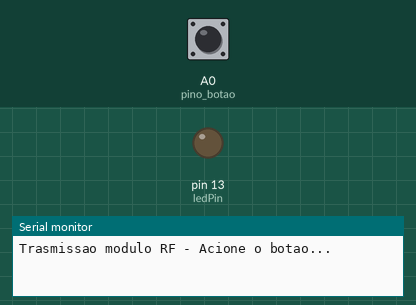
This sketch was run on a simulated Arduino Uno, built with avr-gcc and run on an emulated ATmega328P. Parts: output pins drawn as LEDs (lit = HIGH), the last lines printed to the serial monitor. Dashed ring = blinking. The inputs (shaded band) are chosen by the test bench; at power-on: A0 (pino_botao) HIGH. No radio packets arrive unless stated.

Above: at 1.2 s.
1.3 s: A0 (pino_botao) pulled LOW for 1 s
At 1.7 s:
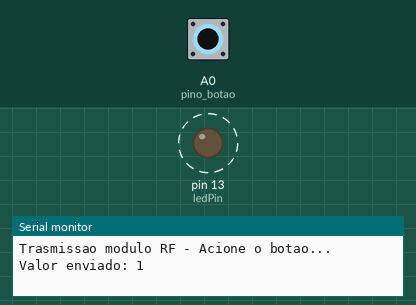
3.8 s: A0 (pino_botao) pulled LOW for 3.2 s
At 7.2 s:
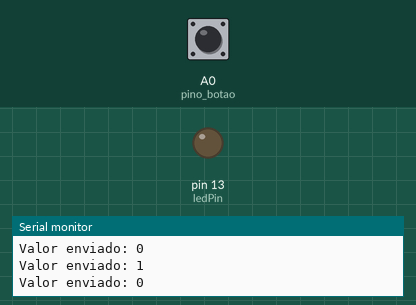
Timing chart, 0 to 8.7 s (numbered marks = the images above; inputs shaded):
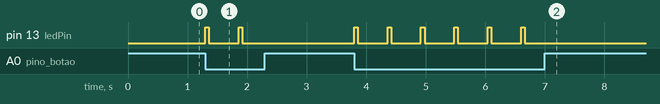

The sketch:

transmissor_rf.ino
```cpp
#include <VirtualWire.h>

//Define pinos Led e Botao
const int ledPin = 13;
const int pino_botao = A0;

int valor_botao;
char Valor_CharMsg[4];
//Armazena estado led = ligar/desligar
int estado = 0;

void setup()
{
  Serial.begin(9600);
  pinMode(ledPin,OUTPUT);
  pinMode(pino_botao,INPUT);
  //Pino ligado ao pino DATA do transmissor RF
  vw_set_tx_pin(4);
  //Velocidade de comunicacao (bits por segundo)
  vw_setup(5000);
  Serial.println("Trasmissao modulo RF - Acione o botao...");
}

void loop()
{
  //Verifica o estado do push-button
  valor_botao = digitalRead(pino_botao);
  //itoa(valor_botao,Valor_CharMsg,10);

  //Caso o botao seja pressionado, envia dados
  if (valor_botao == 0)
  {
    //Altera o estado do led
    estado = !estado;
    //Converte valor para envio
    itoa(estado,Valor_CharMsg,10);
    //Liga o led da porta 13 para indicar envio dos dados
    digitalWrite(13, true);
    //Envio dos dados
    vw_send((uint8_t *)Valor_CharMsg, strlen(Valor_CharMsg));
    //Aguarda envio dos dados
    vw_wait_tx();
    //Desliga o led da porta 13 ao final da transmissao
    digitalWrite(13, false);
    Serial.print("Valor enviado: ");
    Serial.println(Valor_CharMsg);
    delay(500);
  }
}
```

Measured:
- after the input at 1.3 s, pin 13 (ledPin): alternates HIGH for 0.06 s and LOW for 0.50 s, 4 changes in all, then stays LOW, starting at once
- after the input at 3.8 s, pin 13 (ledPin): alternates HIGH for 0.06 s and LOW for 0.50 s, 12 changes in all, then stays LOW, starting at once
